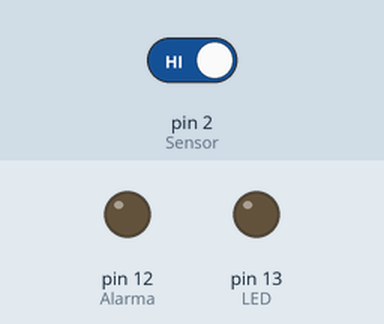
This sketch was run on a simulated Arduino Uno, built with avr-gcc and run on an emulated ATmega328P. Shown: output pins drawn as LEDs (lit = HIGH). Dashed ring = blinking. The inputs (shaded band) are chosen by the test bench; at power-on: pin 2 (Sensor) HIGH.

Above: at 1.2 s.
1.3 s: pin 2 (Sensor) driven LOW
At 1.7 s:
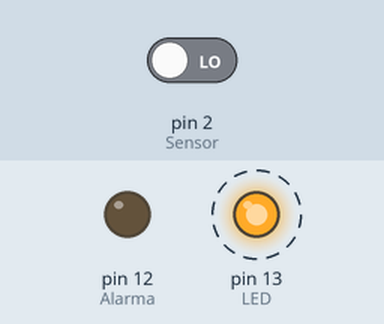
4.3 s: pin 2 (Sensor) driven HIGH
At 5.4 s:
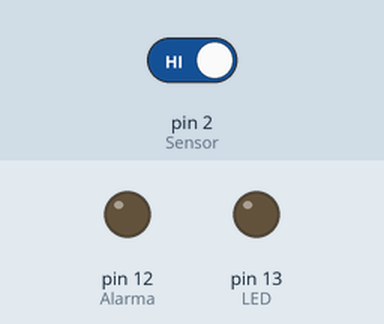
Timing chart, 0 to 7.3 s (numbered marks = the images above; inputs shaded):
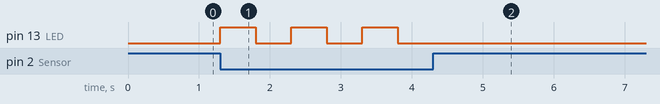

Measured:
- after the input at 1.3 s, pin 13 (LED): alternates HIGH for 0.50 s and LOW for 0.50 s, starting at once
- after the input at 4.3 s, pin 12 (Alarma): stays LOW (without the input it goes to HIGH after 7.0 s); pin 13 (LED): stops changing and stays LOW

The sketch:

alarma_puerta.ino
```cpp
const int Sensor=2;
const int Alarma=12;
const int LED=13;
int counter;
int s;

void setup() {
  pinMode(LED, OUTPUT);
  pinMode(Sensor, INPUT);
  pinMode(Alarma, OUTPUT);
  counter=0;
}

void loop() {
  s=digitalRead(Sensor);
  if(s==LOW){
    digitalWrite(LED,HIGH);
    delay(500);
    digitalWrite(LED,LOW);
    delay(500);
    counter++;
    while(counter>=10 && s==LOW){
      digitalWrite(Alarma, HIGH);
      delay(1000);
      digitalWrite(Alarma, LOW);
      delay(3000);
      digitalRead(Sensor);
      s=digitalRead(Sensor);
    }
  }
  else{
    counter=0;
  }
}
```
